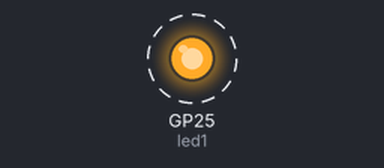
This program was run on a simulated Raspberry Pi Pico running MicroPython. On the bench: output pins drawn as LEDs (lit = HIGH). Dashed ring = blinking. What the program prints to the serial console is not drawn.

Above: at 0.5 s.
Timing chart, 0 to 4.6 s (numbered marks = the images above):
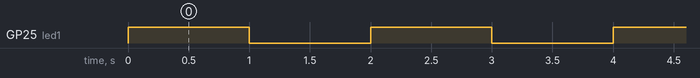

The program:

main.py
```python
from machine import Pin
import utime

#led = Pin(25, Pin.OUT)
#led = machine.Pin(25, machine.Pin.OUT)

#while True:
#    led.value(1)
#    utime.sleep(1.0)
#    led.value(0)
#    utime.sleep(1.0)

led1 = Pin(25, Pin.OUT)
#led2 = Pin(28, Pin.OUT)
led1.low()
#led2.low()

while True:
    led1.toggle()
#    led2.toggle()
    print("Toggle")
    utime.sleep(1)

# onboard_led = machine.Pin(15, machine.Pin.OUT)
# #led2 = machine.Pin(15, machine.Pin.OUT)
# button = machine.Pin(14, machine.Pin.IN, machine.Pin.PULL_DOWN)
#
# while True:
#     if button.value() == 1:
#         onboard_led.value(1)
# #        led2.value(1)
#         utime.sleep(0.5)
#     else:
#         onboard_led.value(0)
# #    led2.value(0)
```

Measured:
- by itself, GP25 (led1): alternates HIGH for 1.0 s and LOW for 1.0 s
